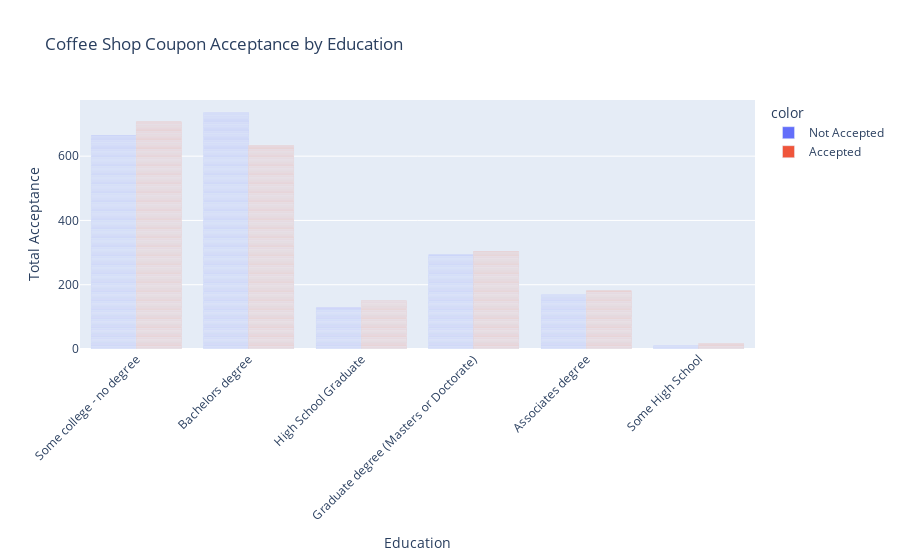

The notebook cell this image was saved under:
### Markdown cell above
Single Drivers and Married Drivers accepted more coffee shop coupons than other drivers.

### Code cell
#education 
fig5 = px.bar(CS_coupons_df['education'], color=CS_coupons_df['coupon_accepted'], 
             title = 'Coffee Shop Coupon Acceptance by Education',
            labels={'value':'Education',
                   'count':'Total Acceptance'},
             barmode='group',
             height=500)
fig5.update_layout(xaxis_tickangle=-45)
fig5.show()

### Figure 1 — Plotly figure (JSON) as saved in the notebook; plotly's stock layout.template omitted (floating-point values rounded to 4 significant figures; data arrays with more than 128 entries replaced by an {"elided": "..."} marker saying what was removed)
{"data": [{"alignmentgroup": "True", "hovertemplate": "color=Not Accepted<br>Education=%{x}<br>Total Acceptance=%{y}<extra></extra>", "legendgroup": "Not Accepted", "marker": {"color": "#636efa", "pattern": {"shape": ""}}, "name": "Not Accepted", "offsetgroup": "Not Accepted", "orientation": "v", "showlegend": true, "textposition": "auto", "type": "bar", "x": {"elided": "2001 str values"}, "xaxis": "x", "y": {"elided": "2001 int values"}, "yaxis": "y"}, {"alignmentgroup": "True", "hovertemplate": "color=Accepted<br>Education=%{x}<br>Total Acceptance=%{y}<extra></extra>", "legendgroup": "Accepted", "marker": {"color": "#EF553B", "pattern": {"shape": ""}}, "name": "Accepted", "offsetgroup": "Accepted", "orientation": "v", "showlegend": true, "textposition": "auto", "type": "bar", "x": {"elided": "1995 str values"}, "xaxis": "x", "y": {"elided": "1995 int values"}, "yaxis": "y"}], "layout": {"autosize": true, "barmode": "group", "legend": {"title": {"text": "color"}, "tracegroupgap": 0}, "title": {"text": "Coffee Shop Coupon Acceptance by Education"}, "xaxis": {"anchor": "y", "autorange": true, "domain": [0, 1], "range": [-0.5, 5.5], "tickangle": -45, "title": {"text": "Education"}, "type": "category"}, "yaxis": {"anchor": "x", "autorange": true, "domain": [0, 1], "range": [0, 774.7], "title": {"text": "Total Acceptance"}, "type": "linear"}}}
